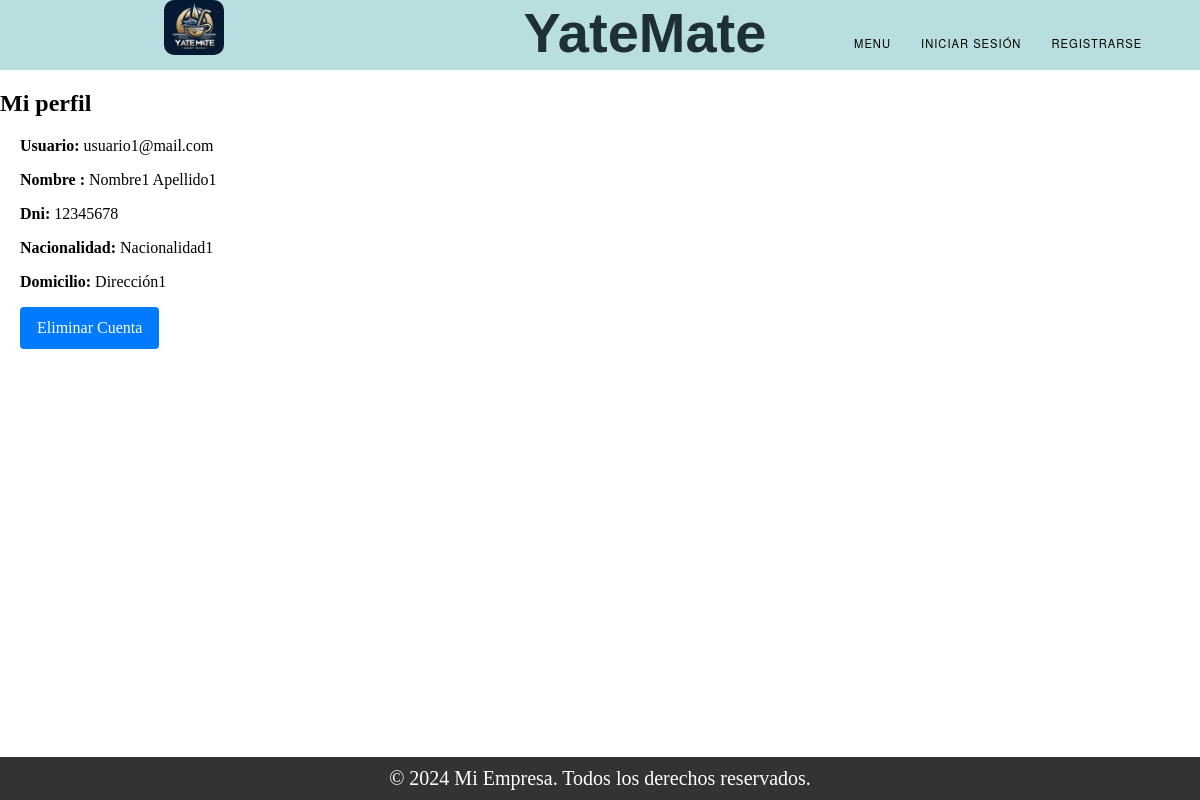
The page /mi_perfil/1/ on the database its author committed.
### Register/models.py (models this page shows, shortened)
class User(models.Model):
    TIPOS = (
        ('Administrador', 'Administrador'),
        ('Usuario', 'Usuario'),
        ('Cliente', 'Cliente'),
    )
    mail = models.CharField(max_length=150, unique=True)  # Nombre de usuario (email).
    tipo = models.CharField(max_length=20, choices=TIPOS)
    password = models.CharField(max_length=128)  # Contraseña.
    nombre = models.CharField(max_length=255)
    apellido = models.CharField(max_length=255)
    dni = models.CharField(max_length=20)
    fecha_expiracion_dni = models.DateField()
    nacionalidad = models.CharField(max_length=100)
    genero = models.CharField(max_length=10)
    domicilio = models.CharField(max_length=255)
    fecha_nacimiento = models.DateField()
    cuil_cuit = models.CharField(max_length=20)
    moroso = models.BooleanField(default=False)

### Home/views.py (the view)
# urls.py: path('mi_perfil/<int:cliente_id>/',views.mi_perfil, name="perfil"),
def mi_perfil(request, cliente_id):
    usuario = get_object_or_404(User, id=cliente_id)
    return render(request,'mi_perfil.html', {'user':usuario})

### Trueque/context_processors.py (called while the page is built)
def conversaciones_usuario(request):
    user_id = request.session.get('user_id')
    if user_id:
        conversaciones = Conversacion.objects.filter(Q(dueño_publicacion=user_id) | Q(solicitante=user_id))
        return {'conversaciones_usuario': conversaciones}
    else:
        return {'conversaciones_usuario': []}

### Home/templates/mi_perfil.html (shortened to what this page needs)
{% extends "base.html" %}
{% block content %}
<h2>Mi perfil</h2>
{% if user %}
    <div class="reservas-container">
                <p><strong>Usuario:</strong> {{ user.mail }}</p>
                <p><strong>Nombre :</strong> {{ user.nombre }}   {{user.apellido}}</p>
                <p><strong>Dni:</strong> {{ user.dni }}</p>
                <p><strong>Nacionalidad:</strong> {{ user.nacionalidad }}</p>
                <p><strong>Domicilio:</strong> {{ user.domicilio }}</p>
    </div>
    {% if user.tipo == 'Administrador'%}
    <a href="#"  type="button" class="btn btn-primary mt-3" id="dar-de-baja" style="display: none;" onclick="confirmarBaja({{ user.id}})">Eliminar Cuenta</a>
    {%else%}
    <a href="#"  type="button" class="btn btn-primary mt-3" id="dar-de-baja"  onclick="confirmarBaja({{ user.id}})">Eliminar Cuenta</a>
    {%endif%}
    {% else %}
    <p>No hay informacion del usuario.</p>
{% endif %}
{% endblock %}

### static/css/styles.css (style rules this page uses)
body { margin: 0; padding: 0; }

### Home/templates/mi_perfil.html (style rules this page uses)
.reservas-container { margin-top: 20px; margin-left: 20px; }
.btn { display: inline-block; font-weight: 400; color: #fff; text-align: center; vertical-align: middle; cursor: pointer; background-color: #007bff; border: 1px solid transparent; padding: 0.5rem 1rem; margin-left: 20px; font-size: 1rem; line-height: 1.5; border-radius: 0.25rem; transition: background-color 0.3s ease-in-out, border-color 0.3s ease-in-out; text-decoration: none; }

### rows shown on the page
User: mail "usuario1@mail.com", nombre "Nombre1", apellido "Apellido1", dni "12345678", nacionalidad "Nacionalidad1", domicilio "Dirección1"
